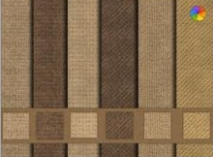
#> input picture OPENCV/temel_islemler/bilateral.png, 213 x 157 px, given in place of bitwise_1.png, which was not available
$ python bitwise.py
#> lines starting #> are read from the running program, lines starting #| are printed output that depends on the picture; pictures that were not available may be replaced by others from this repository, and a replacement may not be noted
import cv2
import numpy as np

img1 = cv2.imread("C:\\Users\\zelih\\OneDrive\\Belgeler\\OPENCV\\temel_islemler\\bitwise_1.png")
#> img1 is the input picture: shape (157, 213, 3); mean B, G, R 79.1, 108.7, 133.9
img2 = cv2.imread("C:\\Users\\zelih\\OneDrive\\Belgeler\\OPENCV\\temel_islemler\\bitwise_2.png")
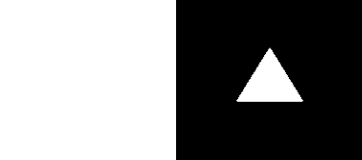
#> input picture OPENCV/temel_islemler/bitwise_2.png, 362 x 160 px, found by its file name
#> img2 is the input picture: shape (160, 362, 3); mean B, G, R 132.2, 132.2, 132.2
'''
bitwise_and()-> bit duzeyinde and(ve) islemlerini gerceklestirir , img2 ve img1 'i karsilastiracaz
bitwise_or()-> bit duzeyinde or(veya) islemlerini gerceklestirir , img2 ve img1 'i karsilastiracaz
bitwise_and()-> bit duzeyinde ve islemlerini gerceklestirir , img2 ve img1 'i karsilastiracaz
'''
#bit_and = cv2.bitwise_and(img2, img1)
#bit_or = cv2.bitwise_or(img2, img1)
#bit_xor = cv2.bitwise_xor(img2, img1)
bit_not = cv2.bitwise_not(img2)
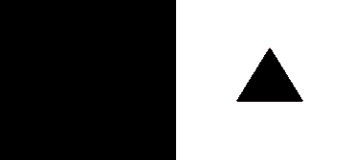
#> bit_not: shape (160, 362, 3); mean B, G, R 122.8, 122.8, 122.8
bit_not2 = cv2.bitwise_not(img1)
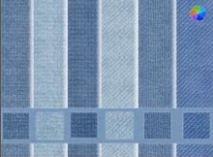
#> bit_not2: shape (157, 213, 3); mean B, G, R 175.9, 146.3, 121.1


cv2.imshow("img1", img1)
cv2.imshow("img2", img2)
#cv2.imshow("bit_and", bit_and)
#cv2.imshow("bit_or", bit_or)
#cv2.imshow("bit_xor", bit_xor)
cv2.imshow("bit_not", bit_not)
cv2.imshow("bit_not2", bit_not)


cv2.waitKey(0)
cv2.destroyAllWindows()

'''
"AND"
siyah bolgenin degeri 0 beyaz bolgenin degeri 1'dir.
ve baglacinda ; img1(0) + img2(1) -> bit de o bolge "0" yani siyaha boyanir
img1(1) + img2(0) -> bit de o bolge "0" yani siyaha boyanir
ucgen icin; img1(1) + img2(1) -> bit de o bolge "1" yani beyaza boyanir

"OR"
veya baglacinda ; img1(0) + img2(1) -> bit de o bolge "1" yani beyaza boyanir
img1(1) + img2(0) -> bit de o bolge "1" yani beyaza boyanir
ucgen icin; img1(1) + img2(1) -> bit de o bolge "1" yani beyaza boyanir
aradaki siyah cizginin nedeni resimlerin siyah ve beyaz bolumlerinin boyutlarinin tam olarak
ayni olmamasi tam cizginin oldugu yerde siyah kisimlar ust ust geliyor ve siyah cizgi olusur

"XOR"
xor baglacinda;
img1(0) + img2(1) -> bit de o bolge "1" yani beyaza boyanir
img1(1) + img2(0) -> bit de o bolge "1" yani beyaza boyanir
ucgen icin; img1(1) + img2(1) -> bit de o bolge "0" yani siyaha boyanir
aradaki siyah cizginin nedeni resimlerin siyah ve beyaz bolumlerinin boyutlarinin tam olarak
ayni olmamasi tam cizginin oldugu yerde siyah kisimlar ust ust geliyor ve siyah cizgi olusur

"NOT"
her iki resmin de beyaz kisimlarini siyaha , siyah kisimlarini da beyaza boyar
degili , tumleyeni iste

'''
